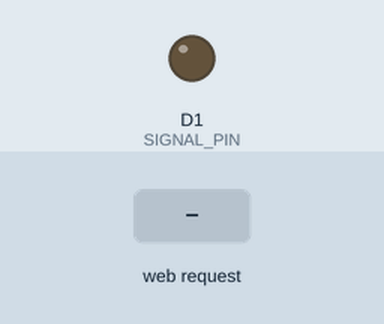
Simulated run of this sketch. Board: ESP8266 (NodeMCU). Shown: output pins drawn as LEDs (lit = HIGH). Inputs (shaded band) come from the test bench. WiFi joins after 1.5 s; servers stay silent unless stated; what the sketch prints to the serial monitor is not drawn.

Above: at 2.7 s.
2.8 s: HTTP request GET /unlock received
At 3.6 s:
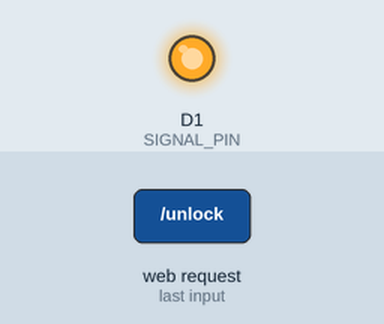
Timing chart, 0 to 5.8 s (numbered marks = the images above; inputs shaded):
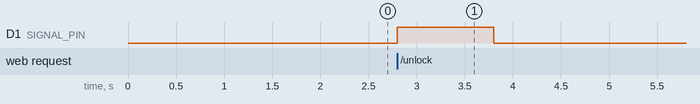

Measured:
- after the input at 2.8 s, D1 (SIGNAL_PIN): LOW → HIGH at once, → LOW 1.0 s later

The sketch:

NodeMCU_WiFi.ino
```cpp
/*
 * Smart Biometric & IoT Door Lock System - WiFi Module
 * ----------------------------------------------------
 * Controller: NodeMCU ESP8266
 * Function: Connects to local WiFi and hosts a Web Server
 *           to remotely unlock the door. Sends signal to
 *           the main Arduino Uno/Nano.
 *
 * Auto-generated Boilerplate.
 */

#include <ESP8266WiFi.h>
#include <ESP8266WebServer.h>

// ==========================================
// WIFI CREDENTIALS
// ==========================================
const char* ssid = "YOUR_WIFI_SSID";
const char* password = "YOUR_WIFI_PASSWORD";

// ==========================================
// SYSTEM SETUP
// ==========================================
ESP8266WebServer server(80);

// Pin to signal the main Arduino to unlock the door
#define SIGNAL_PIN D1

void setup() {
  Serial.begin(115200);
  delay(10);

  pinMode(SIGNAL_PIN, OUTPUT);
  digitalWrite(SIGNAL_PIN, LOW);

  // Connect to WiFi network
  Serial.println();
  Serial.print("Connecting to ");
  Serial.println(ssid);

  WiFi.begin(ssid, password);

  while (WiFi.status() != WL_CONNECTED) {
    delay(500);
    Serial.print(".");
  }

  Serial.println("\nWiFi connected.");
  Serial.print("IP Address: ");
  Serial.println(WiFi.localIP());

  // Setup Web Server Routes
  server.on("/", handleRoot);
  server.on("/unlock", handleUnlock);

  server.begin();
  Serial.println("HTTP server started");
}

void loop() {
  server.handleClient();
}

// ==========================================
// WEB SERVER HANDLERS
// ==========================================

void handleRoot() {
  String html = "<html><head><meta name='viewport' content='width=device-width, initial-scale=1'>";
  html += "<style>body{font-family: Arial; text-align: center; margin-top: 50px;}";
  html += "button{background-color: #4CAF50; border: none; color: white; padding: 15px 32px; ";
  html += "text-decoration: none; display: inline-block; font-size: 16px; margin: 4px 2px; cursor: pointer; border-radius: 10px;}</style></head>";
  html += "<body><h1>Smart Door Lock</h1>";
  html += "<p>Status: <strong>Secured</strong></p>";
  html += "<a href=\"/unlock\"><button>Unlock Door</button></a>";
  html += "</body></html>";

  server.send(200, "text/html", html);
}

void handleUnlock() {
  Serial.println("Remote Unlock Triggered!");

  // Send a HIGH pulse to the Arduino to unlock the door
  digitalWrite(SIGNAL_PIN, HIGH);
  delay(1000); // 1 second pulse
  digitalWrite(SIGNAL_PIN, LOW);

  // Return to home page
  server.sendHeader("Location", "/");
  server.send(303);
}
```
